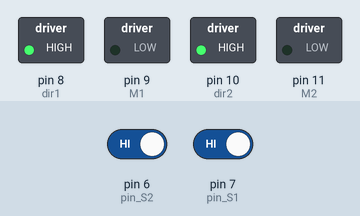
The sketch below on a simulated Arduino Uno, built with avr-gcc and run on an emulated ATmega328P. Shown: switched loads named in the sketch (green lamp = pin HIGH). Inputs (shaded band) come from the test bench; at power-on: pin 6 (pin_S2) HIGH, pin 7 (pin_S1) HIGH.

Above: at 1.2 s.
1.3 s: pin 6 (pin_S2) driven LOW
At 2.2 s:
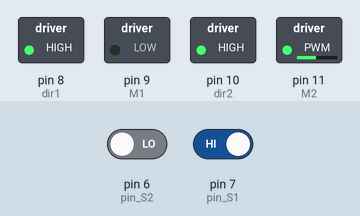
2.8 s: pin 7 (pin_S1) driven LOW
At 3.3 s:
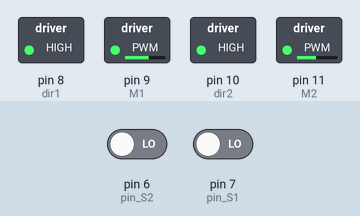
4.3 s: pin 6 (pin_S2) driven HIGH
At 5.7 s:
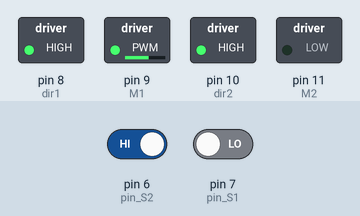
Timing chart, 0 to 7.3 s (numbered marks = the images above; inputs shaded):
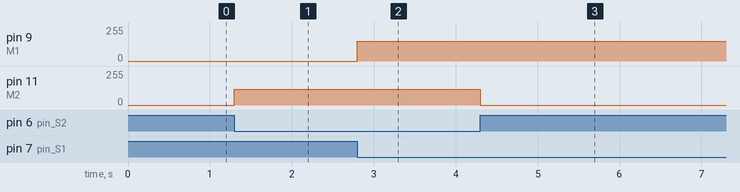

The sketch:

CodigoCarroSensoe.ino
```cpp
// BRENO AMARAL SANTOS
// GIOVANNA SILVA PENIDO
// GUSTAVO HENRIQUE NEIVA
// JOÃO VICTOR FERNANDES LIMA
// CC2MA


//Definição dos pinos de controle do motor
#define M1 9 // Pino_Velocidade 1º Motor ( 0 a 255)_ Porta IN2 ponte H;
#define M2 11 //Pino_Velocidade 2º Motor ( 0 a 255) _ Porta IN4 ponte H;
#define dir1 8 //Pino_Direção do 1º Motor: Para frente / Para trás (HIGH ou LOW)_ porta IN1 ponte H;
#define dir2 10 //Pino_Direção do 2º Motor: Para frente / Para trás (HIGH ou LOW)_ porta IN3 ponte H;

//Definição dos pinos dos sensores
#define pin_S1 7
#define pin_S2 6
bool Sensor1 = 0;
bool Sensor2 = 0;

//variável responsável por controlar a velocidade dos motores
int velocidade1 = 120;
int velocidade2 = 150;

void setup(){
//Setamos os pinos de controle dos motores como saída
pinMode(M1, OUTPUT);
pinMode(M2, OUTPUT);
pinMode(dir1, OUTPUT);
pinMode(dir2, OUTPUT);

//Setamos a direção inicial do motor como 0, isso fará com que ambos os motores girem para frente
digitalWrite(dir1, HIGH);
digitalWrite(dir2, HIGH);

//Setamos os pinos dos sensores como entrada
pinMode(pin_S1, INPUT);
pinMode(pin_S2, INPUT);
}

void loop(){
//Neste processo armazenamos o valor lido pelo sensor na variável que armazena tais dados.
Sensor1 = digitalRead(pin_S1);
Sensor2 = digitalRead(pin_S2);

//Aqui está toda a lógica de comportamento do robô: Para a cor branca atribuímos o valor 0 e, para a cor preta, o valor 1.
if((Sensor1 == 0) && (Sensor2 == 0)){ // Se detectar na extremidade das faixas duas cores brancas
analogWrite(M1, velocidade2); // Ambos motores ligam na mesma velocidade
analogWrite(M2, velocidade1);
}

if((Sensor1 == 1) && (Sensor2 == 0)){ // Se detectar um lado preto e o outro branco
analogWrite(M1, 0); // O motor 1 desliga
analogWrite(M2, velocidade1); // O motor 2 fica ligado, fazendo assim o carrinho virar
}

if((Sensor1 == 0) && (Sensor2 == 1)){ // Se detectar um lado branco e o outro preto
analogWrite(M1, velocidade2); //O motor 1 fica ligado
analogWrite(M2, 0); // O motor 2 desliga, fazendo assim o carrinho virar no outro sentido
}

}
```

Measured:
- after the input at 1.3 s, pin 11 (M2): 0/255 → 120/255 at once
- after the input at 2.8 s, pin 9 (M1): 0/255 → 150/255 at once
- after the input at 4.3 s, pin 11 (M2): 120/255 → 0/255 at once
